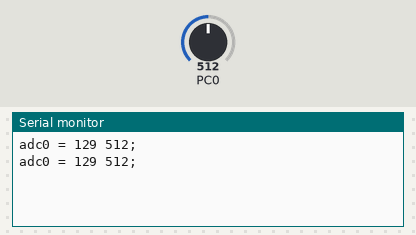
Recording of a program running on a simulated ATmega8, built with avr-gcc and emulated at 16 MHz. Shown: the last lines printed to the serial monitor. The inputs (shaded band) are chosen by the test bench; at power-on: PC0 = 512.

Above: at 1.2 s.
1.3 s: PC0 set to 716
At 2.6 s:
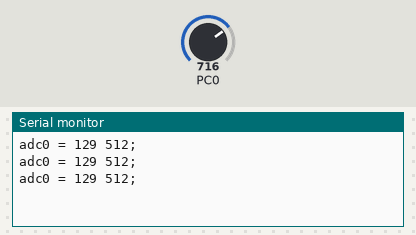
2.8 s: PC0 set to 900
At 3.6 s:
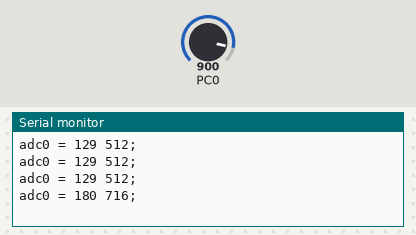
Timing chart, 0 to 5.8 s (numbered marks = the images above; inputs shaded):
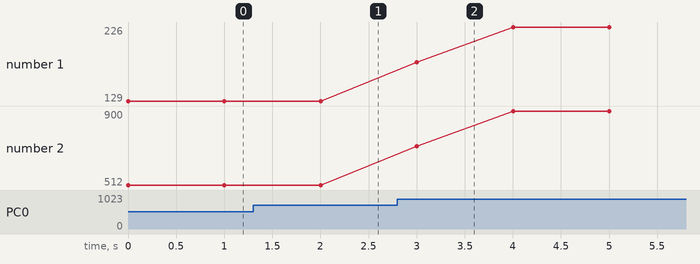

The program:

main.c
```c
/*********************************************************************************
 * File Name     : main.c
 * Created By    : Svetlana Linuxenko
 * Creation Date : [2019-09-20 23:23]
 * Last Modified : [2019-11-26 02:03]
 * Description   :
 **********************************************************************************/

#include <avr/io.h>
#include <avr/interrupt.h>
#include <util/delay.h>
#include <stdio.h>

#include "adc.h"
#include "uart.h"

#define _BAUD_RATE   9600
#define _REFV 252

int main(void) {
  char out[64];
  unsigned long int vvr, vvd;

  uart_init(UART_BAUD_SELECT(_BAUD_RATE, F_CPU));

  sei();

  while(1) {

    vvd = adc_read(ADC_PRESCALER_128, ADC_VREF_AREF, 0);
    vvr = (_REFV * vvd) / 1000;

    sprintf(out, "adc0 = %lu %lu;\r\n", vvr, vvd);

    uart_puts(out);
    uart_flush();

    _delay_ms(1000);
  }

  return 0;
}
```

adc.c
```c
/*********************************************************************************
 * File Name     : adc.c
 * Created By    : Svetlana Linuxenko
 * Creation Date : [2019-11-24 02:04]
 * Last Modified : [2019-11-24 02:04]
 * Description   :
 **********************************************************************************/
#include "adc.h"

void (*_adc_handler)(uint8_t pin, uint16_t);
volatile uint8_t _adc_pin_qty;

uint16_t adc_read(uint8_t prescaler, uint8_t vref, uint8_t pin) {
#ifdef MUX5
  if (pin > 7) {
    ADCSRB |= _BV(MUX5);
    ADMUX = vref | (pin - 8);
  } else {
    ADCSRB &= ~(_BV(MUX5));
    ADMUX = vref | pin;
  }
#else
  ADMUX = vref | pin;
#endif

  ADCSRA = _BV(ADEN) | _BV(ADSC) | prescaler;
  while(!(ADCSRA & _BV(ADIF)));

  return (ADCL | (ADCH<<8));
}

void adc_start(uint8_t prescaler, uint8_t vref, uint8_t pin_qty, void (*handler)(uint8_t, uint16_t)) {
  _adc_handler = handler;
  _adc_pin_qty = pin_qty;
  ADMUX = vref;
#ifdef MUX5
  ADCSRB &= ~(_BV(MUX5));
#endif
  ADCSRA = _BV(ADEN) | _BV(ADSC) | _BV(ADIE) | prescaler;
}

void adc_stop() {
  ADCSRA = 0;
}

#ifdef ENABLE_ADC_INT
ISR(ADC_vect) {
  static uint8_t cur_pin = 0;

  _adc_handler(cur_pin, ADCL | (ADCH<<8));

  cur_pin++;
  if (cur_pin >= _adc_pin_qty)
    cur_pin = 0;

#ifdef MUX5
  if (cur_pin > 7) {
    ADCSRB |= _BV(MUX5);
    ADMUX = (ADMUX & 0xe0) | (cur_pin - 8);
  } else {
    ADCSRB &= ~(_BV(MUX5));
    ADMUX = (ADMUX & 0xe0) | cur_pin;
  }
#else
  ADMUX = (ADMUX & 0xe0) | cur_pin;
#endif

  ADCSRA |= _BV(ADSC);
}
#endif
```

adc.h
```c
/*********************************************************************************
* File Name     : adc.h
* Created By    : Svetlana Linuxenko
* Creation Date : [2019-11-24 02:04]
* Last Modified : [2019-11-24 02:04]
* Description   :
**********************************************************************************/

#ifndef atmega_adc_h
#define atmega_adc_h

#ifdef __cplusplus
extern "C" {
#endif

#include <avr/io.h>
#include <avr/interrupt.h>

// Comment or delete this line to disable interrupt definition.
// You can still use the "adc_read" function if this is disabled.
#define ENABLE_ADC_INT

#define ADC_PRESCALER_2 	0
#define ADC_PRESCALER_4 	2
#define ADC_PRESCALER_16 	4
#define ADC_PRESCALER_32 	5
#define ADC_PRESCALER_64 	6
#define ADC_PRESCALER_128 	7

#define ADC_VREF_AREF 	0
#define ADC_VREF_AVCC 	64
#define ADC_VREF_MISC1 	128
#define ADC_VREF_MISC2 	192


uint16_t adc_read(uint8_t prescaler, uint8_t vref, uint8_t pin);
void adc_start(uint8_t prescaler, uint8_t vref, uint8_t pin_qty, void (*handler)(uint8_t, uint16_t));
void adc_stop();

#ifdef __cplusplus
}
#endif

#endif
```

Source omitted: uart.c (45258 bytes), uart.h (17167 bytes)

Measured:
- plotted number 1: 129 → 226 after the input at 2.8 s
- plotted number 2: 512 → 900 after the input at 2.8 s
